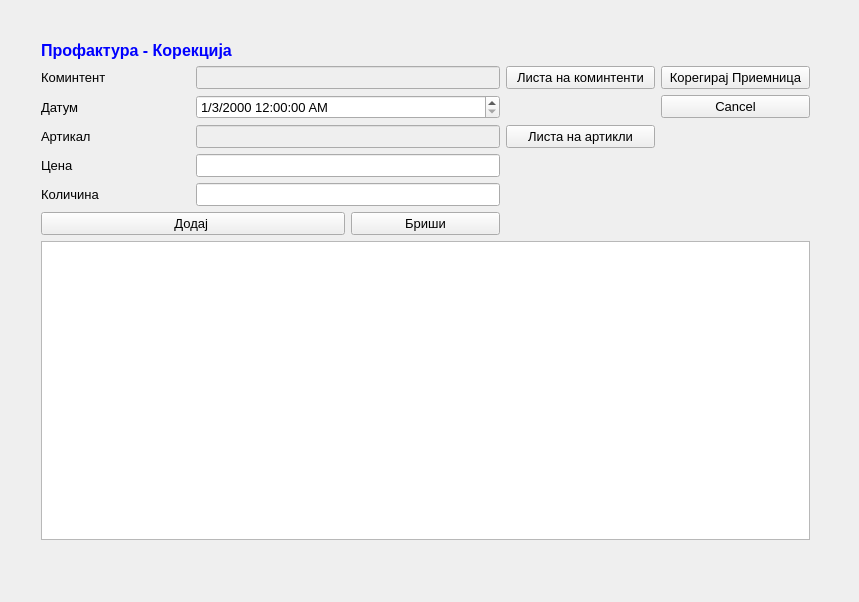
<?xml version="1.0" encoding="UTF-8"?>
<ui version="4.0">
 <class>QProFakturiKorekcijaClass</class>
 <widget class="QWidget" name="QProFakturiKorekcijaClass">
  <property name="geometry">
   <rect>
    <x>0</x>
    <y>0</y>
    <width>859</width>
    <height>602</height>
   </rect>
  </property>
  <property name="font">
   <font>
    <pointsize>10</pointsize>
   </font>
  </property>
  <property name="windowTitle">
   <string>QProFakturiKorekcija</string>
  </property>
  <widget class="QWidget" name="layoutWidget">
   <property name="geometry">
    <rect>
     <x>30</x>
     <y>30</y>
     <width>791</width>
     <height>521</height>
    </rect>
   </property>
   <layout class="QGridLayout" name="gridLayout">
    <item row="0" column="0" colspan="3">
     <widget class="QLabel" name="label_4">
      <property name="text">
       <string>&lt;!DOCTYPE HTML PUBLIC &quot;-//W3C//DTD HTML 4.0//EN&quot; &quot;http://www.w3.org/TR/REC-html40/strict.dtd&quot;&gt;
&lt;html&gt;&lt;head&gt;&lt;meta name=&quot;qrichtext&quot; content=&quot;1&quot; /&gt;&lt;style type=&quot;text/css&quot;&gt;
p, li { white-space: pre-wrap; }
&lt;/style&gt;&lt;/head&gt;&lt;body style=&quot; font-family:'MS Shell Dlg 2'; font-size:8.25pt; font-weight:400; font-style:normal;&quot;&gt;
&lt;p style=&quot; margin-top:0px; margin-bottom:0px; margin-left:0px; margin-right:0px; -qt-block-indent:0; text-indent:0px;&quot;&gt;&lt;span style=&quot; font-size:12pt; font-weight:600; color:#0000ff;&quot;&gt;Профактура - Корекција&lt;/span&gt;&lt;/p&gt;&lt;/body&gt;&lt;/html&gt;</string>
      </property>
     </widget>
    </item>
    <item row="1" column="0">
     <widget class="QLabel" name="label">
      <property name="text">
       <string>Коминтент</string>
      </property>
     </widget>
    </item>
    <item row="1" column="1" colspan="2">
     <widget class="QLineEdit" name="lineEdit">
      <property name="enabled">
       <bool>false</bool>
      </property>
      <property name="readOnly">
       <bool>true</bool>
      </property>
     </widget>
    </item>
    <item row="1" column="3">
     <widget class="QPushButton" name="pushButton">
      <property name="text">
       <string>Листа на коминтенти</string>
      </property>
     </widget>
    </item>
    <item row="1" column="4">
     <widget class="QPushButton" name="pushButton_4">
      <property name="text">
       <string>Корегирај Приемница</string>
      </property>
     </widget>
    </item>
    <item row="2" column="0">
     <widget class="QLabel" name="label_2">
      <property name="text">
       <string>Датум</string>
      </property>
     </widget>
    </item>
    <item row="2" column="1" colspan="2">
     <widget class="QDateTimeEdit" name="dateTimeEdit">
      <property name="date">
       <date>
        <year>2000</year>
        <month>3</month>
        <day>1</day>
       </date>
      </property>
      <property name="displayFormat">
       <string>d/M/yyyy h:mm:ss AP</string>
      </property>
     </widget>
    </item>
    <item row="2" column="4">
     <widget class="QPushButton" name="pushButton_5">
      <property name="text">
       <string>Cancel</string>
      </property>
     </widget>
    </item>
    <item row="3" column="0">
     <widget class="QLabel" name="label_3">
      <property name="text">
       <string>Артикал</string>
      </property>
     </widget>
    </item>
    <item row="3" column="1" colspan="2">
     <widget class="QLineEdit" name="lineEdit_2">
      <property name="enabled">
       <bool>false</bool>
      </property>
      <property name="readOnly">
       <bool>true</bool>
      </property>
     </widget>
    </item>
    <item row="3" column="3">
     <widget class="QPushButton" name="pushButton_2">
      <property name="text">
       <string>Листа на артикли</string>
      </property>
     </widget>
    </item>
    <item row="4" column="0">
     <widget class="QLabel" name="label_5">
      <property name="text">
       <string>Цена</string>
      </property>
     </widget>
    </item>
    <item row="4" column="1" colspan="2">
     <widget class="QLineEdit" name="lineEdit_3"/>
    </item>
    <item row="5" column="0">
     <widget class="QLabel" name="label_6">
      <property name="text">
       <string>Количина</string>
      </property>
     </widget>
    </item>
    <item row="5" column="1" colspan="2">
     <widget class="QLineEdit" name="lineEdit_4"/>
    </item>
    <item row="6" column="0" colspan="2">
     <widget class="QPushButton" name="pushButton_3">
      <property name="text">
       <string>Додај </string>
      </property>
     </widget>
    </item>
    <item row="6" column="2">
     <widget class="QPushButton" name="pushButton_6">
      <property name="text">
       <string>Бриши</string>
      </property>
     </widget>
    </item>
    <item row="7" column="0" colspan="5">
     <widget class="QTableView" name="tableView"/>
    </item>
   </layout>
  </widget>
 </widget>
 <layoutdefault spacing="6" margin="11"/>
 <tabstops>
  <tabstop>lineEdit</tabstop>
  <tabstop>pushButton</tabstop>
  <tabstop>dateTimeEdit</tabstop>
  <tabstop>lineEdit_2</tabstop>
  <tabstop>pushButton_2</tabstop>
  <tabstop>lineEdit_3</tabstop>
  <tabstop>lineEdit_4</tabstop>
  <tabstop>pushButton_3</tabstop>
  <tabstop>pushButton_6</tabstop>
  <tabstop>pushButton_4</tabstop>
  <tabstop>pushButton_5</tabstop>
  <tabstop>tableView</tabstop>
 </tabstops>
 <resources/>
 <connections/>
</ui>
